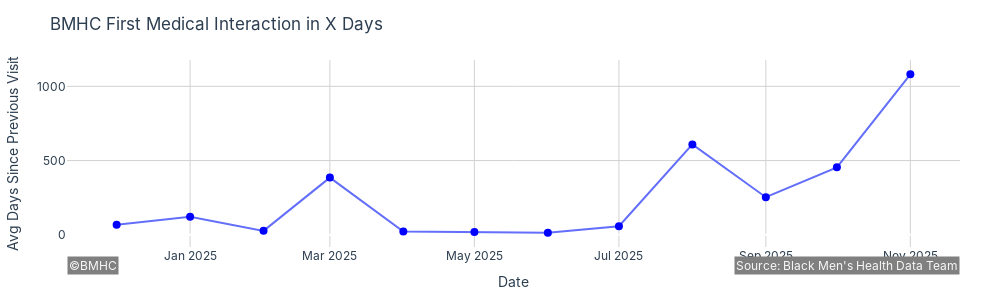

The cell this chart's notebook holds for it:
### Markdown cell above
cohort-based time series analysis on healthcare visit data using SQL.

Aggregating client visit records by year and month.
Calculating the average number of days between doctor visits for each cohort (month/year).
Preparing metrics to monitor client engagement, visit frequency, and access to care over time.

### Code cell
# Create dataset for visual
query = """
WITH total_records AS (
    SELECT COUNT(*) AS total FROM client_satisfaction
),
monthly_counts AS (
    SELECT
        YEAR([timestamp]) AS year,
        MONTH([timestamp]) AS month,
        COUNT(*) AS month_count,
        AVG(DATEDIFF(day, date_previous_doctor_visit, [timestamp])) AS avg_days_since_prev
    FROM client_satisfaction
    GROUP BY YEAR([timestamp]), MONTH([timestamp])
)
SELECT
    m.year,
    m.month,
    m.month_count,
    t.total,
    CAST(m.month_count AS FLOAT) / t.total AS per_capita,
    m.avg_days_since_prev AS "Average span in days since previous doctor visit"
FROM monthly_counts m
CROSS JOIN total_records t
ORDER BY m.year, m.month
"""

df = pd.read_sql(query, engine)

# Date column
df['date'] = pd.to_datetime(df['year'].astype(str) + '-' + df['month'].astype(str) + '-01')

# plotly plotting
fig = px.line(
    df,
    x='date',
    y='Average span in days since previous doctor visit',
    title='BMHC First Medical Interaction in X Days',
    labels={'date': 'Date', 'Average span in days since previous doctor visit': 'Avg Days Since Previous Visit'}
)
fig.update_traces(mode='lines+markers', marker=dict(size=8, color='blue'))
fig.update_layout(
    width=1000,   # wide
    height=300,   # short
    margin=dict(l=40, r=40, t=60, b=40)
)
apply_plotly_style(fig)
fig.show()

### Figure 1 — Plotly figure (JSON) as saved in the notebook; plotly's stock layout.template omitted (floating-point values rounded to 4 significant figures)
{"data": [{"hovertemplate": "Date=%{x}<br>Avg Days Since Previous Visit=%{y}<extra></extra>", "legendgroup": "", "line": {"color": "#636efa", "dash": "solid"}, "marker": {"color": "blue", "size": 8, "symbol": "circle"}, "mode": "lines+markers", "name": "", "orientation": "v", "showlegend": false, "type": "scatter", "x": ["2024-12-01T00:00:00.000000000", "2025-01-01T00:00:00.000000000", "2025-02-01T00:00:00.000000000", "2025-03-01T00:00:00.000000000", "2025-04-01T00:00:00.000000000", "2025-05-01T00:00:00.000000000", "2025-06-01T00:00:00.000000000", "2025-07-01T00:00:00.000000000", "2025-08-01T00:00:00.000000000", "2025-09-01T00:00:00.000000000", "2025-10-01T00:00:00.000000000", "2025-11-01T00:00:00.000000000"], "xaxis": "x", "y": [68, 121, 26, 385, 22, 18, 14, 57, 609, 253, 454, 1081], "yaxis": "y"}], "layout": {"annotations": [{"bgcolor": "gray", "font": {"color": "#f8f8f8", "size": 12}, "showarrow": false, "text": "©BMHC", "x": 0, "xanchor": "left", "xref": "paper", "y": -0.15, "yref": "paper"}, {"bgcolor": "gray", "font": {"color": "#f8f8f8", "size": 12}, "showarrow": false, "text": "Source: Black Men's Health Data Team", "x": 1, "xanchor": "right", "xref": "paper", "y": -0.15, "yref": "paper"}], "font": {"color": "#2c3e50", "family": "Inter"}, "height": 300, "legend": {"tracegroupgap": 0}, "margin": {"b": 40, "l": 40, "r": 40, "t": 60}, "paper_bgcolor": "white", "plot_bgcolor": "rgba(0,0,0,0)", "title": {"text": "BMHC First Medical Interaction in X Days"}, "width": 1000, "xaxis": {"anchor": "y", "domain": [0, 1], "gridcolor": "#d3d3d3", "gridwidth": 1, "showgrid": true, "title": {"text": "Date"}}, "yaxis": {"anchor": "x", "domain": [0, 1], "gridcolor": "#d3d3d3", "gridwidth": 1, "showgrid": true, "title": {"text": "Avg Days Since Previous Visit"}}}}
